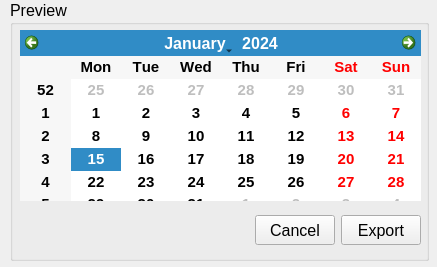
<?xml version="1.0" encoding="UTF-8"?>
<ui version="4.0">
 <class>Form</class>
 <widget class="QWidget" name="Form">
  <property name="geometry">
   <rect>
    <x>0</x>
    <y>0</y>
    <width>437</width>
    <height>267</height>
   </rect>
  </property>
  <property name="sizePolicy">
   <sizepolicy hsizetype="Fixed" vsizetype="Maximum">
    <horstretch>0</horstretch>
    <verstretch>0</verstretch>
   </sizepolicy>
  </property>
  <property name="font">
   <font>
    <family>Arial</family>
    <pointsize>12</pointsize>
    <weight>50</weight>
    <italic>false</italic>
    <bold>false</bold>
    <underline>false</underline>
    <strikeout>false</strikeout>
    <stylestrategy>PreferAntialias</stylestrategy>
    <kerning>false</kerning>
   </font>
  </property>
  <property name="windowTitle">
   <string>Form</string>
  </property>
  <widget class="QGroupBox" name="groupBox">
   <property name="geometry">
    <rect>
     <x>10</x>
     <y>0</y>
     <width>419</width>
     <height>261</height>
    </rect>
   </property>
   <property name="title">
    <string>Preview</string>
   </property>
   <widget class="QCalendarWidget" name="calendarWidget">
    <property name="geometry">
     <rect>
      <x>10</x>
      <y>30</y>
      <width>401</width>
      <height>171</height>
     </rect>
    </property>
    <property name="sizePolicy">
     <sizepolicy hsizetype="Expanding" vsizetype="Expanding">
      <horstretch>0</horstretch>
      <verstretch>0</verstretch>
     </sizepolicy>
    </property>
    <property name="baseSize">
     <size>
      <width>0</width>
      <height>0</height>
     </size>
    </property>
    <property name="font">
     <font>
      <family>Arial</family>
      <pointsize>11</pointsize>
      <weight>75</weight>
      <italic>false</italic>
      <bold>true</bold>
      <underline>false</underline>
      <strikeout>false</strikeout>
      <stylestrategy>PreferAntialias</stylestrategy>
      <kerning>false</kerning>
     </font>
    </property>
   </widget>
   <widget class="QWidget" name="horizontalLayoutWidget">
    <property name="geometry">
     <rect>
      <x>10</x>
      <y>210</y>
      <width>401</width>
      <height>41</height>
     </rect>
    </property>
    <layout class="QHBoxLayout" name="horizontalLayout_3">
     <item>
      <spacer name="horizontalSpacer">
       <property name="orientation">
        <enum>Qt::Horizontal</enum>
       </property>
       <property name="sizeHint" stdset="0">
        <size>
         <width>40</width>
         <height>20</height>
        </size>
       </property>
      </spacer>
     </item>
     <item>
      <widget class="QPushButton" name="pushButton">
       <property name="minimumSize">
        <size>
         <width>0</width>
         <height>30</height>
        </size>
       </property>
       <property name="baseSize">
        <size>
         <width>0</width>
         <height>0</height>
        </size>
       </property>
       <property name="text">
        <string>Cancel</string>
       </property>
      </widget>
     </item>
     <item>
      <widget class="QPushButton" name="pushButton_2">
       <property name="minimumSize">
        <size>
         <width>0</width>
         <height>30</height>
        </size>
       </property>
       <property name="text">
        <string>Export</string>
       </property>
      </widget>
     </item>
    </layout>
   </widget>
  </widget>
 </widget>
 <resources/>
 <connections/>
</ui>
